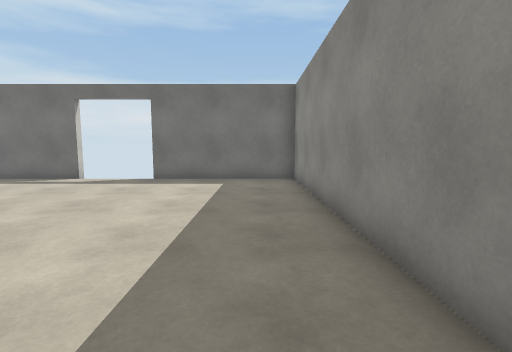
view 1 (above)

18 first-person views from a walk through a scene from a Unity 3-D project. The camera is 1.2 m above the floor, tilts 6° down and sees 85° across. The floor is counted in squares, 1 m on a side. Each view is taken from the middle of a square. On the plan, view 1 faces up. The plan holds only what a view shows up to about 13 squares ahead; the rest is blank. The player character is not drawn.

view 2
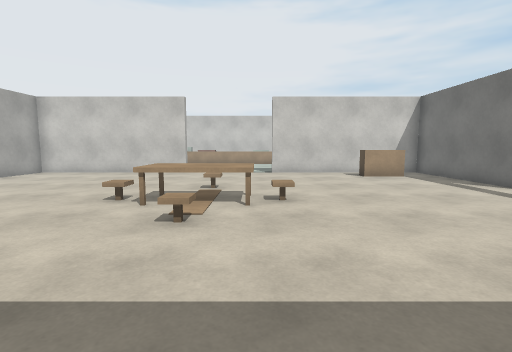

view 3
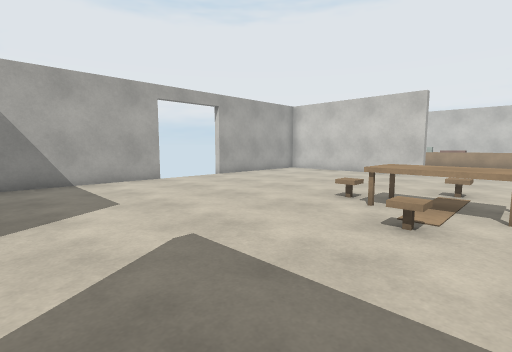

view 4
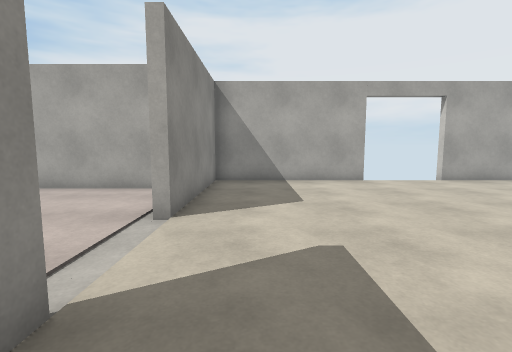

view 5
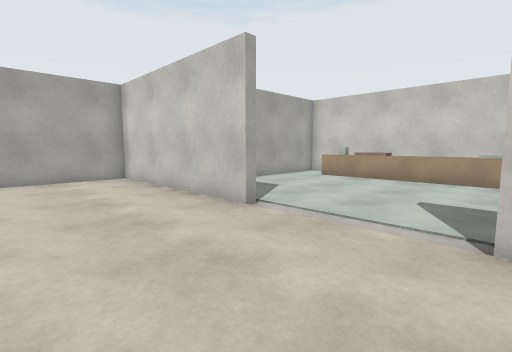

view 6
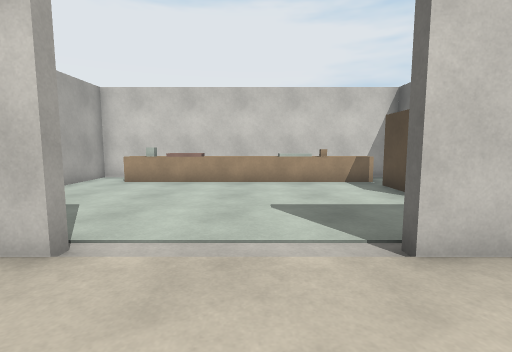

view 7
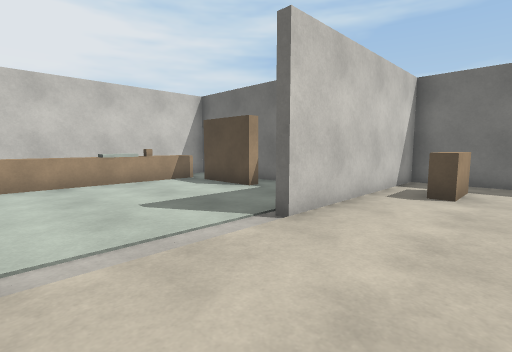

view 8
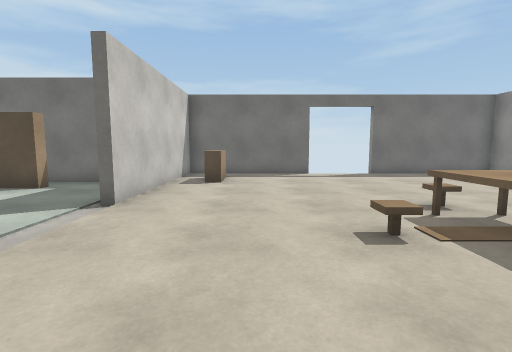

view 9
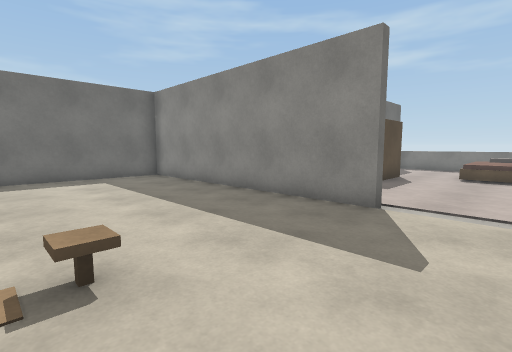

view 10
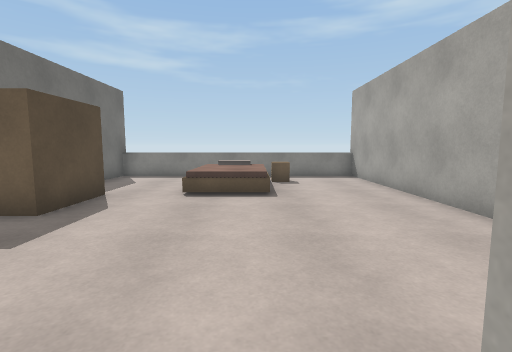

view 11
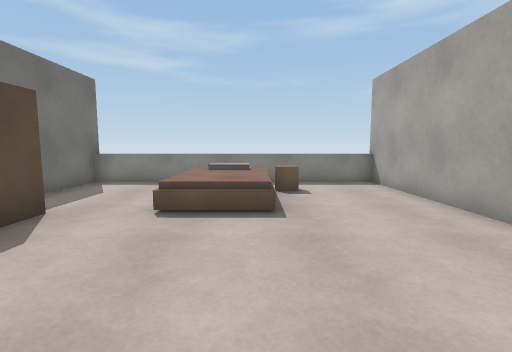

view 12
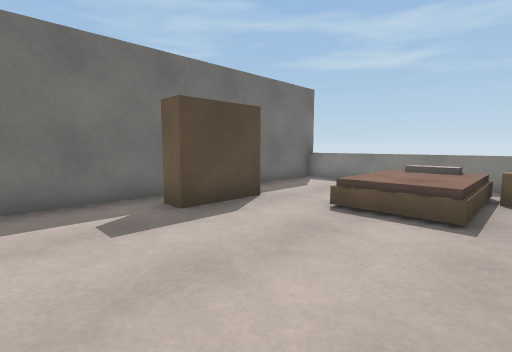

view 13
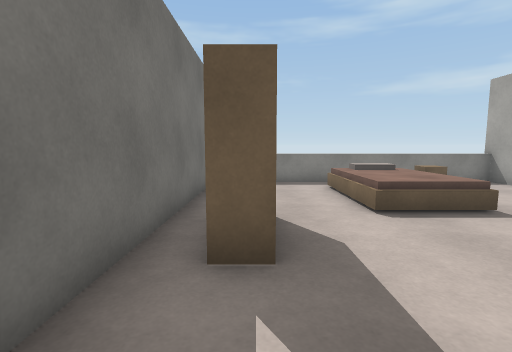

view 14
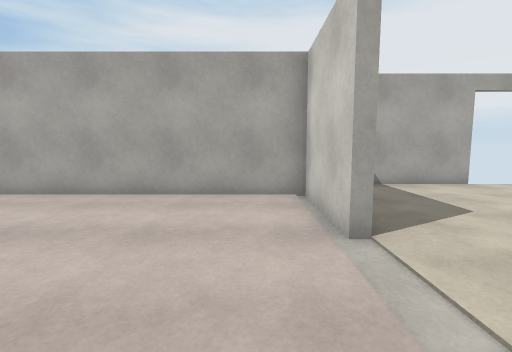

view 15
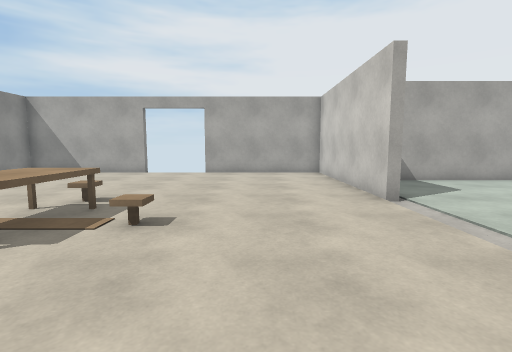

view 16
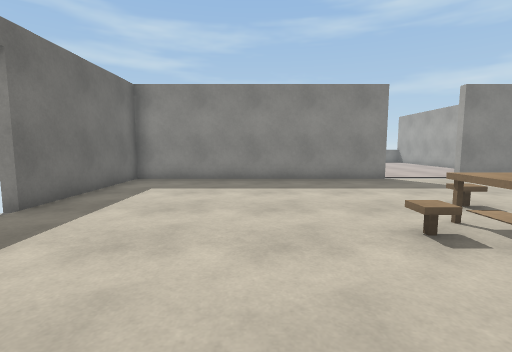

view 17
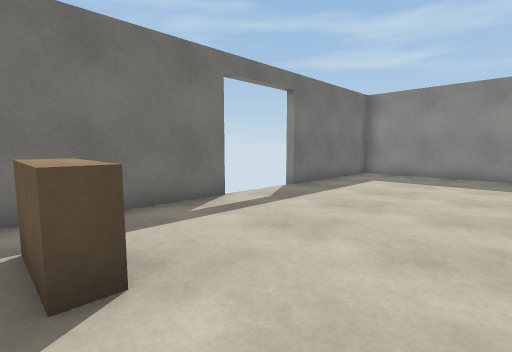

view 18
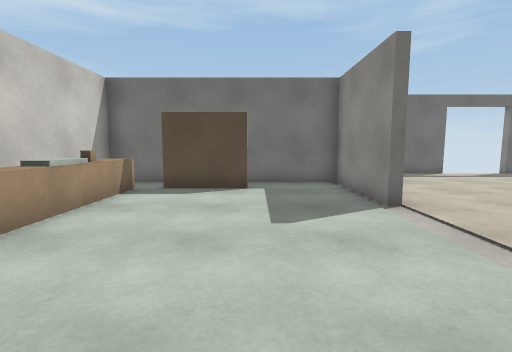

### Floor plan
Key: @ floor where view 1 was taken; # wall or solid block; x gap in a wall; . main floor; : floor 0.5 m higher than the main floor; / step, stairs or slope; = window, fence, low wall or low ledge; ^ raised ledge; O other object.
Columns run from 20 left of view 1 to 13 right of it. Each row starts with its distance up from view 1.
 11         ######  x######
 10         #.............#
  9         #OO...........#
  8 #########OO...........#
  7 #.. ....#O............#
  6 #^x##...#.............#
  5 #^......#.............############
  4 #O......#.............#..........=
  3 #^............OO......#...OOO....=
  2 #^............OO......#..........=
  1 #^............OO............//./.=
  0 #^..................@......./::/.=
 -1 #^......#.................../::/.=
 -2 #O......#.............#........O.=
 -3 #...... #.............#..........=
 -4 #########.............#..........=
 -5         #.............############
 -6         #.............#
 -7         ######..#######

Where each view was taken, in squares from view 1:
view 1: 0 up, 0 right, facing up
view 2: 3 up, 1 right, facing left
view 3: 3 up, 1 right, facing down-left
view 4: 3 up, 0 right, facing down
view 5: 4 up, 8 left, facing down-left
view 6: 2 up, 9 left, facing left
view 7: 0 up, 9 left, facing up-left
view 8: 2 down, 9 left, facing up
view 9: 1 down, 4 left, facing up-right
view 10: 1 down, 1 right, facing right
view 11: 1 down, 3 right, facing right
view 12: 2 down, 3 right, facing up-right
view 13: 3 up, 3 right, facing right
view 14: 2 up, 3 right, facing down
view 15: 6 up, 9 left, facing down
view 16: 6 up, 9 left, facing right
view 17: 5 up, 11 left, facing up-right
view 18: 2 down, 15 left, facing up
